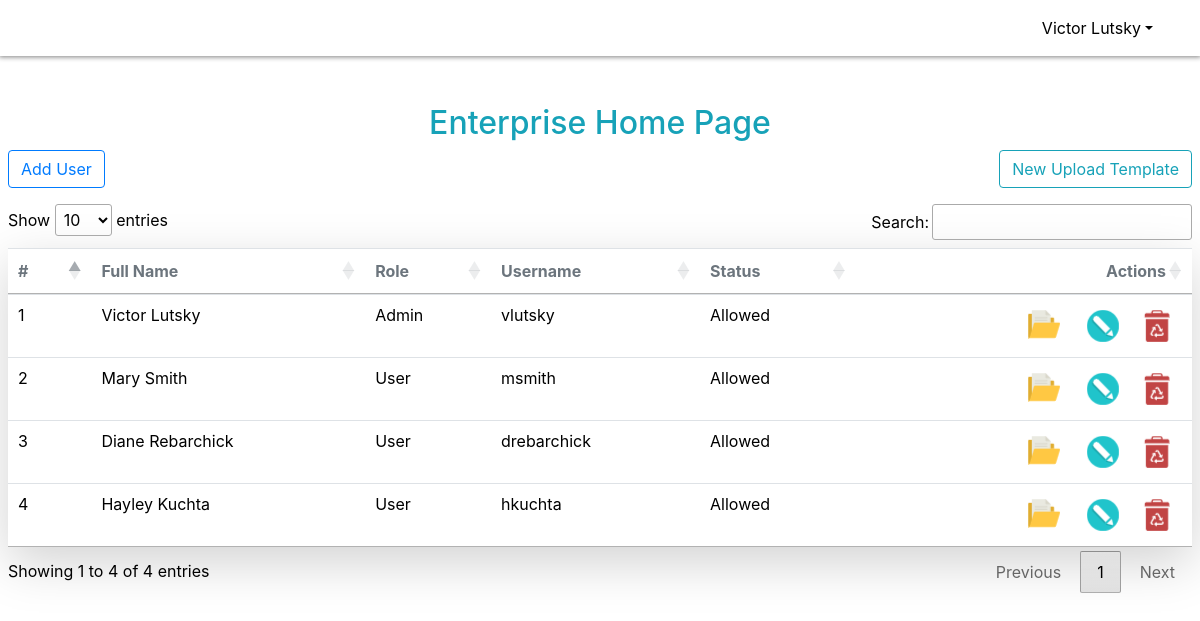
Page /Admin_.php (signed in) on the committed database.
### tables this page shows
CREATE TABLE `users` (
  `id` int(11) NOT NULL,
  `firstname` varchar(100) NOT NULL,
  `lastname` varchar(100) NOT NULL,
  `role` int(11) NOT NULL DEFAULT 0,
  `username` varchar(255) NOT NULL,
  `password` varchar(255) NOT NULL,
  `email` varchar(255) NOT NULL,
  `status` tinyint(1) NOT NULL DEFAULT 0,
  `created_at` timestamp NOT NULL DEFAULT current_timestamp() ON UPDATE current_timestamp()
);

### Admin_.php (the view, shortened to what this page needs)
<?php
    require "includes/header.inc.php";
?>
    <main>
    <center><a href="menuDesk.php"><h2 class="text-info">Enterprise Home Page</h2></a></center>
        <div class="main-content mx-2">
            <div class="d-flex justify-content-between mb-3">
                <button class="btn btn-outline-primary" id="new-user">Add User</button>
                <button class="btn btn-outline-info"  data-toggle="modal" data-target="#uploadModal">New Upload Template</button>
            </div>
            <table class="table table-hover shadow-lg" id="myTable">
                <thead>
                    <tr class="fw-bold text-muted">
                        <th>#</th>
                        <th>Full Name</th>
                        <th>Role</th>
                        <th>Username</th>
                        <th>Status</th>
                        <th style="text-align: right;">Actions</th>
                    </tr>
                </thead>
                <tbody>
                    <?php
                        require "includes/dbh.inc.php";
                        $sql = "SELECT * FROM users";
                        $result = $conn->query($sql);
                        $id = 0;
                        if ($result->num_rows > 0) {
                          while($row = $result->fetch_assoc()) {
                            $role = 'User';
                            if($row['role'] == 1) $role = 'Admin';
                            $status = 'Not yet';
                            if($row['status'] == 1) $status = 'Allowed';
                            echo
                            '<tr>
                                <td class="text-white fw-bold text-hover-primary fs-6">'.++$id.'</td>
                                <td class="text-white fw-bold text-hover-primary fs-6">'.$row['firstname'].' '.$row['lastname'].'</td>
                                <td class="text-white fw-bold text-hover-primary fs-6">'.$role.'</td>
                                <td class="text-white fw-bold text-hover-primary fs-6">'.$row['username'].'</td>
                                <td class="text-white fw-bold text-hover-primary fs-6">'.$status.'</td>
                                <td class="text-end" style="text-align: right">
                                    <a class="btn btn-icon" href="./priv.php?page='.$row['username'].'">
                                        <img src="./assets/img/folder-1486.png">
                                    </a>
                                    <a class="btn btn-icon btn-bg-light btn-active-color-primary btn-sm me-1 hover edit-btn" item-id="'.$row['id'].'">
                                        <img src="./assets/img/pencil-5824.png">
                                    </a>
                                    <a class="btn btn-icon btn-bg-light btn-active-color-primary btn-sm del-btn hover" item-id="'.$row['id'].'">
                                        <img src="./assets/img/recycle-bin-10444.png">
                                    </a>
                                </td>
                            </tr>';
                          }
                        } else {
                          echo "0 results";
                        }
                    ?>
                </tbody>
            </table>
        </div>
    </main>
<?php
    require "includes/footer.inc.php";
?>

### assets/css/custom.css (style rules this page uses)
.main-content td { color: #000 !important; }
.main-content div, .main-content label, .main-content select { color: black; }
.main-content a { color: dodgeblue; }

### rows in the picture
users: firstname "Victor", lastname "Lutsky", role "Admin", username "vlutsky", status "Allowed"
users: firstname "Mary", lastname "Smith", role "User", username "msmith", status "Allowed"
users: firstname "Diane", lastname "Rebarchick", role "User", username "drebarchick", status "Allowed"
users: firstname "Hayley", lastname "Kuchta", role "User", username "hkuchta", status "Allowed"

### other values in the picture
$auth['firstname'] "Victor"
$auth['lastname'] "Lutsky"
